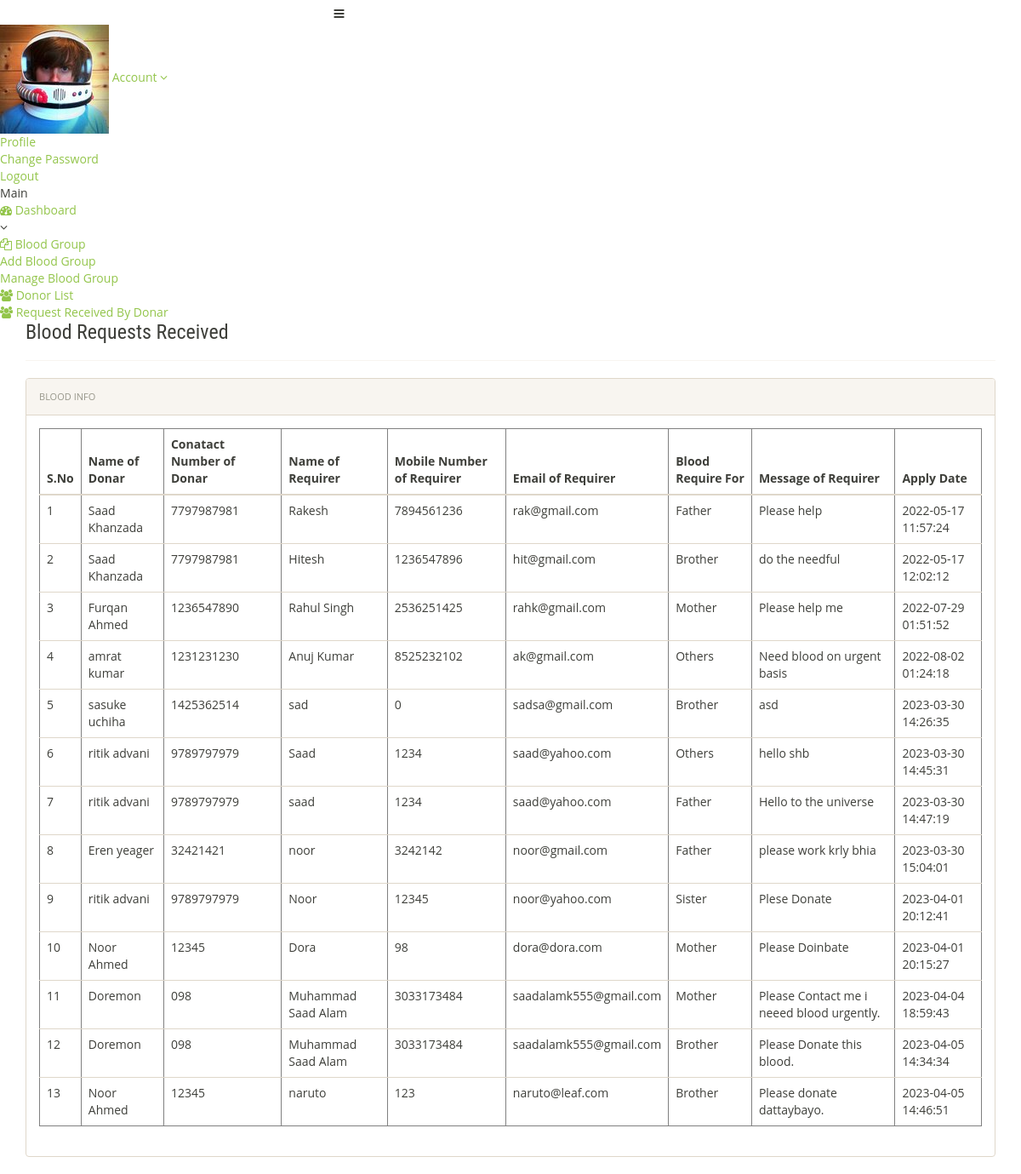
The page /admin/requests-received.php (signed in) on the database its author committed.
### tables this page shows
CREATE TABLE `tblbloodrequirer` (
  `ID` int(10) NOT NULL,
  `BloodDonarID` int(10) DEFAULT NULL,
  `name` varchar(250) DEFAULT NULL,
  `EmailId` varchar(250) DEFAULT NULL,
  `ContactNumber` bigint(10) DEFAULT NULL,
  `BloodRequirefor` varchar(250) DEFAULT NULL,
  `Message` mediumtext DEFAULT NULL,
  `ApplyDate` timestamp NULL DEFAULT current_timestamp()
);

CREATE TABLE `tblblooddonars` (
  `id` int(11) NOT NULL,
  `FullName` varchar(100) DEFAULT NULL,
  `MobileNumber` char(11) DEFAULT NULL,
  `EmailId` varchar(100) DEFAULT NULL,
  `Gender` varchar(20) DEFAULT NULL,
  `Age` int(11) DEFAULT NULL,
  `BloodGroup` varchar(20) DEFAULT NULL,
  `Address` varchar(255) DEFAULT NULL,
  `Message` mediumtext DEFAULT NULL,
  `PostingDate` timestamp NOT NULL DEFAULT current_timestamp(),
  `status` int(1) DEFAULT NULL,
  `Password` varchar(250) DEFAULT NULL
);

### admin/requests-received.php (the view, shortened to what this page needs)
<?php
include('includes/config.php');
if(strlen($_SESSION['alogin'])==0)
	{
header('location:index.php');
}
else{
 ?>
<!doctype html>
<html lang="en" class="no-js">
<head>
	<link rel="stylesheet" href="css/font-awesome.min.css">
	<link rel="stylesheet" href="css/bootstrap.min.css">
	<link rel="stylesheet" href="css/dataTables.bootstrap.min.css">
	<link rel="stylesheet" href="css/bootstrap-social.css">
	<link rel="stylesheet" href="css/bootstrap-select.css">
	<link rel="stylesheet" href="css/fileinput.min.css">
	<link rel="stylesheet" href="css/awesome-bootstrap-checkbox.css">
	<link rel="stylesheet" href="css/style.css">
</head>
<body>
	<?php include('includes/header.php');?>
	<div class="ts-main-content">
		<?php include('includes/leftbar.php');?>
		<div class="content-wrapper">
			<div class="container-fluid">
					<div class="col-md-12">
<h3> Blood Requests Received</h3>
<hr />
						<div class="panel panel-default">
							<div class="panel-heading">Blood Info</div>
							<div class="panel-body">
								<table border="1" class="table table-responsive">
                                    <thead>
                                         <tr>
                                         	<th>S.No</th>
                                          <th>Name of Donar</th>
                                          <th>Conatact Number of Donar</th>
                                            <th>Name of Requirer</th>
                                            <th>Mobile Number of Requirer</th>
                                            <th>Email of Requirer</th>
                                            <th>Blood Require For</th>
                                            <th>Message of Requirer</th>
                                            <th>Apply Date</th>
                                        </tr>
                                    </thead>
                                    <tbody>
                                        <tr><?php
$sql="SELECT tblbloodrequirer.BloodDonarID,tblbloodrequirer.name,tblbloodrequirer.EmailId,tblbloodrequirer.ContactNumber,tblbloodrequirer.BloodRequirefor,tblbloodrequirer.Message,tblbloodrequirer.ApplyDate,tblblooddonars.id as donid,tblblooddonars.FullName,tblblooddonars.MobileNumber from  tblbloodrequirer join tblblooddonars on tblblooddonars.id=tblbloodrequirer.BloodDonarID where tblblooddonars.FullName like '%$sdata%' || tblblooddonars.MobileNumber like '%$sdata%'";
$query = $dbh -> prepare($sql);
$query->bindParam(':uid',$uid,PDO::PARAM_STR);
$query->execute();
$results=$query->fetchAll(PDO::FETCH_OBJ);
$cnt=1;
if($query->rowCount() > 0)
{
foreach($results as $row)
{               ?>
                                            <td><?php echo htmlentities($cnt);?></td>
                                            <td><?php  echo htmlentities($row->FullName);?></td>
                                            <td><?php  echo htmlentities($row->MobileNumber);?></td>
                                        <td><?php  echo htmlentities($row->name);?></td>
                                             <td><?php  echo htmlentities($row->ContactNumber);?></td>
                                             <td><?php  echo htmlentities($row->EmailId);?></td>
                                          <td><?php  echo htmlentities($row->BloodRequirefor);?></td>
                 <td><?php  echo htmlentities($row->Message);?>
                  </td>
                                            <td>
                                              <?php  echo htmlentities($row->ApplyDate);?>
                                            </td>
                                        </tr>
                                    <?php $cnt=$cnt+1;}}?>
                                    </tbody>
                                </table>
							</div>
						</div>
					</div>
				</div>
			</div>
		</div>
</body>
</html>
<?php } ?>

### css/style.css (style rules this page uses)
body { padding: 0; margin: 0; background: #FFF; font-family: 'Open Sans', sans-serif; }
h1, h2, h3, h4, h5, h6 { margin: 0; padding: 0; font-family: 'Roboto Condensed', sans-serif; }

### rows shown on the page
tblbloodrequirer: BloodDonarID.FullName "Saad Khanzada", BloodDonarID.MobileNumber "7797987981", name "Rakesh", ContactNumber "7894561236", EmailId "rak@gmail.com", BloodRequirefor "Father", Message "Please help", ApplyDate "2022-05-17 11:57:24"
tblbloodrequirer: BloodDonarID.FullName "Saad Khanzada", BloodDonarID.MobileNumber "7797987981", name "Hitesh", ContactNumber "1236547896", EmailId "hit@gmail.com", BloodRequirefor "Brother", Message "do the needful", ApplyDate "2022-05-17 12:02:12"
tblbloodrequirer: BloodDonarID.FullName "Furqan Ahmed", BloodDonarID.MobileNumber "1236547890", name "Rahul Singh", ContactNumber "2536251425", EmailId "rahk@gmail.com", BloodRequirefor "Mother", Message "Please help me", ApplyDate "2022-07-29 01:51:52"
tblbloodrequirer: BloodDonarID.FullName "amrat kumar", BloodDonarID.MobileNumber "1231231230", name "Anuj Kumar", ContactNumber "8525232102", EmailId "ak@gmail.com", BloodRequirefor "Others", Message "Need blood on urgent basis", ApplyDate "2022-08-02 01:24:18"
tblbloodrequirer: BloodDonarID.FullName "sasuke uchiha", BloodDonarID.MobileNumber "1425362514", name "sad", ContactNumber "0", EmailId "sadsa@gmail.com", BloodRequirefor "Brother", Message "asd", ApplyDate "2023-03-30 14:26:35"
tblbloodrequirer: BloodDonarID.FullName "ritik advani", BloodDonarID.MobileNumber "9789797979", name "Saad", ContactNumber "1234", EmailId "saad@yahoo.com", BloodRequirefor "Others", Message "hello shb", ApplyDate "2023-03-30 14:45:31"
tblbloodrequirer: BloodDonarID.FullName "ritik advani", BloodDonarID.MobileNumber "9789797979", name "saad", ContactNumber "1234", EmailId "saad@yahoo.com", BloodRequirefor "Father", Message "Hello to the universe", ApplyDate "2023-03-30 14:47:19"
tblbloodrequirer: BloodDonarID.FullName "Eren yeager", BloodDonarID.MobileNumber "32421421", name "noor", ContactNumber "3242142", EmailId "noor@gmail.com", BloodRequirefor "Father", Message "please work krly bhia", ApplyDate "2023-03-30 15:04:01"
tblbloodrequirer: BloodDonarID.FullName "ritik advani", BloodDonarID.MobileNumber "9789797979", name "Noor", ContactNumber "12345", EmailId "noor@yahoo.com", BloodRequirefor "Sister", Message "Plese Donate", ApplyDate "2023-04-01 20:12:41"
tblbloodrequirer: BloodDonarID.FullName "Noor Ahmed", BloodDonarID.MobileNumber "12345", name "Dora", ContactNumber "98", EmailId "dora@dora.com", BloodRequirefor "Mother", Message "Please Doinbate", ApplyDate "2023-04-01 20:15:27"
tblbloodrequirer: BloodDonarID.FullName "Doremon", BloodDonarID.MobileNumber "098", name "Muhammad Saad Alam", ContactNumber "3033173484", EmailId "saadalamk555@gmail.com", BloodRequirefor "Mother", Message "Please Contact me i neeed blood urgently.", ApplyDate "2023-04-04 18:59:43"
tblbloodrequirer: BloodDonarID.FullName "Doremon", BloodDonarID.MobileNumber "098", name "Muhammad Saad Alam", ContactNumber "3033173484", EmailId "saadalamk555@gmail.com", BloodRequirefor "Brother", Message "Please Donate this blood.", ApplyDate "2023-04-05 14:34:34"
tblbloodrequirer: BloodDonarID.FullName "Noor Ahmed", BloodDonarID.MobileNumber "12345", name "naruto", ContactNumber "123", EmailId "naruto@leaf.com", BloodRequirefor "Brother", Message "Please donate dattaybayo.", ApplyDate "2023-04-05 14:46:51"
